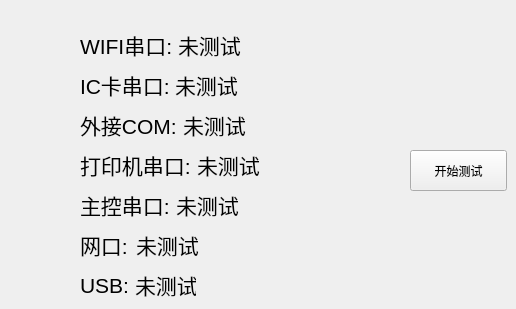
   <widget class="QWidget" name="page_10">
    <widget class="QPushButton" name="pushButton_start_">
     <property name="geometry">
      <rect>
       <x>410</x>
       <y>150</y>
       <width>97</width>
       <height>41</height>
      </rect>
     </property>
     <property name="text">
      <string>开始测试</string>
     </property>
    </widget>
    <widget class="QWidget" name="layoutWidget">
     <property name="geometry">
      <rect>
       <x>80</x>
       <y>150</y>
       <width>182</width>
       <height>30</height>
      </rect>
     </property>
     <layout class="QHBoxLayout" name="horizontalLayout_2">
      <item>
       <widget class="QLabel" name="label_25">
        <property name="font">
         <font>
          <pointsize>16</pointsize>
         </font>
        </property>
        <property name="layoutDirection">
         <enum>Qt::RightToLeft</enum>
        </property>
        <property name="text">
         <string>打印机串口:</string>
        </property>
       </widget>
      </item>
      <item>
       <widget class="QLabel" name="label_32">
        <property name="font">
         <font>
          <pointsize>16</pointsize>
         </font>
        </property>
        <property name="layoutDirection">
         <enum>Qt::LeftToRight</enum>
        </property>
        <property name="text">
         <string>未测试</string>
        </property>
       </widget>
      </item>
     </layout>
    </widget>
    <widget class="QWidget" name="layoutWidget">
     <property name="geometry">
      <rect>
       <x>80</x>
       <y>30</y>
       <width>161</width>
       <height>30</height>
      </rect>
     </property>
     <layout class="QHBoxLayout" name="horizontalLayout_3">
      <item>
       <widget class="QLabel" name="label_26">
        <property name="font">
         <font>
          <pointsize>16</pointsize>
         </font>
        </property>
        <property name="layoutDirection">
         <enum>Qt::RightToLeft</enum>
        </property>
        <property name="text">
         <string>WIFI串口:</string>
        </property>
       </widget>
      </item>
      <item>
       <widget class="QLabel" name="label_33">
        <property name="font">
         <font>
          <pointsize>16</pointsize>
         </font>
        </property>
        <property name="layoutDirection">
         <enum>Qt::LeftToRight</enum>
        </property>
        <property name="text">
         <string>未测试</string>
        </property>
       </widget>
      </item>
     </layout>
    </widget>
    <widget class="QWidget" name="layoutWidget">
     <property name="geometry">
      <rect>
       <x>80</x>
       <y>70</y>
       <width>158</width>
       <height>30</height>
      </rect>
     </property>
     <layout class="QHBoxLayout" name="horizontalLayout_4">
      <item>
       <widget class="QLabel" name="label_27">
        <property name="font">
         <font>
          <pointsize>16</pointsize>
         </font>
        </property>
        <property name="layoutDirection">
         <enum>Qt::RightToLeft</enum>
        </property>
        <property name="text">
         <string>IC卡串口:</string>
        </property>
       </widget>
      </item>
      <item>
       <widget class="QLabel" name="label_34">
        <property name="font">
         <font>
          <pointsize>16</pointsize>
         </font>
        </property>
        <property name="layoutDirection">
         <enum>Qt::LeftToRight</enum>
        </property>
        <property name="text">
         <string>未测试</string>
        </property>
       </widget>
      </item>
     </layout>
    </widget>
    <widget class="QWidget" name="layoutWidget">
     <property name="geometry">
      <rect>
       <x>80</x>
       <y>190</y>
       <width>161</width>
       <height>30</height>
      </rect>
     </property>
     <layout class="QHBoxLayout" name="horizontalLayout_5">
      <item>
       <widget class="QLabel" name="label_28">
        <property name="font">
         <font>
          <pointsize>16</pointsize>
         </font>
        </property>
        <property name="layoutDirection">
         <enum>Qt::RightToLeft</enum>
        </property>
        <property name="text">
         <string>主控串口:</string>
        </property>
       </widget>
      </item>
      <item>
       <widget class="QLabel" name="label_35">
        <property name="font">
         <font>
          <pointsize>16</pointsize>
         </font>
        </property>
        <property name="layoutDirection">
         <enum>Qt::LeftToRight</enum>
        </property>
        <property name="text">
         <string>未测试</string>
        </property>
       </widget>
      </item>
     </layout>
    </widget>
    <widget class="QWidget" name="layoutWidget">
     <property name="geometry">
      <rect>
       <x>80</x>
       <y>110</y>
       <width>166</width>
       <height>30</height>
      </rect>
     </property>
     <layout class="QHBoxLayout" name="horizontalLayout_6">
      <item>
       <widget class="QLabel" name="label_29">
        <property name="font">
         <font>
          <pointsize>16</pointsize>
         </font>
        </property>
        <property name="layoutDirection">
         <enum>Qt::RightToLeft</enum>
        </property>
        <property name="text">
         <string>外接COM:</string>
        </property>
       </widget>
      </item>
      <item>
       <widget class="QLabel" name="label_36">
        <property name="font">
         <font>
          <pointsize>16</pointsize>
         </font>
        </property>
        <property name="layoutDirection">
         <enum>Qt::LeftToRight</enum>
        </property>
        <property name="text">
         <string>未测试</string>
        </property>
       </widget>
      </item>
     </layout>
    </widget>
    <widget class="QWidget" name="layoutWidget">
     <property name="geometry">
      <rect>
       <x>80</x>
       <y>230</y>
       <width>119</width>
       <height>30</height>
      </rect>
     </property>
     <layout class="QHBoxLayout" name="horizontalLayout_7">
      <item>
       <widget class="QLabel" name="label_30">
        <property name="font">
         <font>
          <pointsize>16</pointsize>
         </font>
        </property>
        <property name="layoutDirection">
         <enum>Qt::RightToLeft</enum>
        </property>
        <property name="text">
         <string>网口:</string>
        </property>
       </widget>
      </item>
      <item>
       <widget class="QLabel" name="label_37">
        <property name="font">
         <font>
          <pointsize>16</pointsize>
         </font>
        </property>
        <property name="layoutDirection">
         <enum>Qt::LeftToRight</enum>
        </property>
        <property name="text">
         <string>未测试</string>
        </property>
       </widget>
      </item>
     </layout>
    </widget>
    <widget class="QWidget" name="layoutWidget">
     <property name="geometry">
      <rect>
       <x>80</x>
       <y>270</y>
       <width>116</width>
       <height>30</height>
      </rect>
     </property>
     <layout class="QHBoxLayout" name="horizontalLayout_8">
      <item>
       <widget class="QLabel" name="label_31">
        <property name="font">
         <font>
          <pointsize>16</pointsize>
         </font>
        </property>
        <property name="layoutDirection">
         <enum>Qt::RightToLeft</enum>
        </property>
        <property name="text">
         <string>USB:</string>
        </property>
       </widget>
      </item>
      <item>
       <widget class="QLabel" name="label_38">
        <property name="font">
         <font>
          <pointsize>16</pointsize>
         </font>
        </property>
        <property name="layoutDirection">
         <enum>Qt::LeftToRight</enum>
        </property>
        <property name="text">
         <string>未测试</string>
        </property>
       </widget>
      </item>
     </layout>
    </widget>
   </widget>
